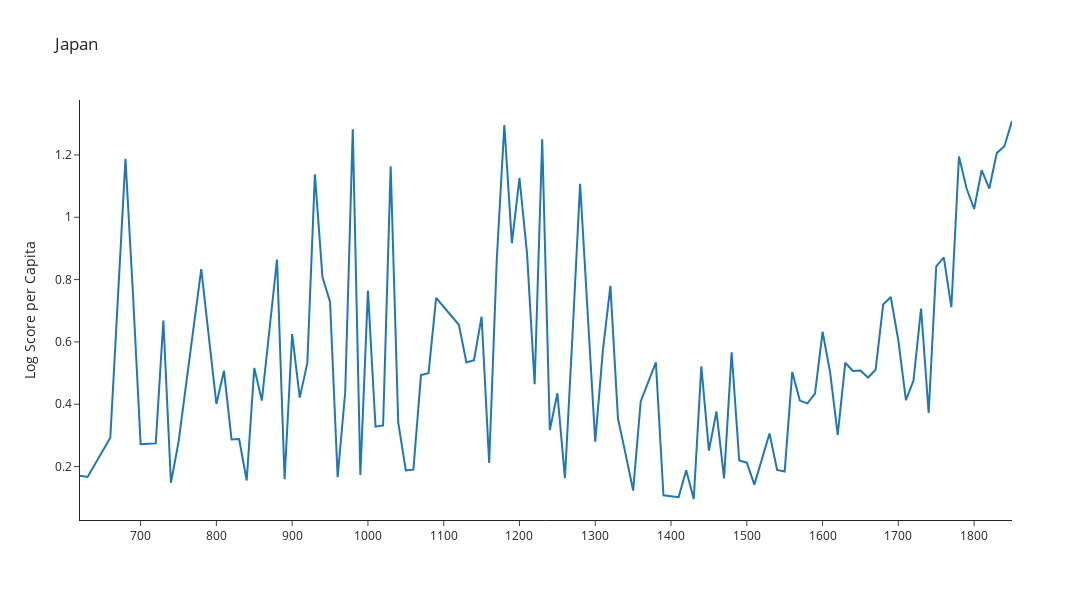

This figure's notebook cell:
### Code cell
region_name = 'Japan'
fig = make_score_per_capita(df_trend, region_name = region_name, min_decade = -500, max_decade = 1850)
fig.show()
fig.write_image(f"graph_18_05/{region_name}_cultural_score.png", scale=7)
